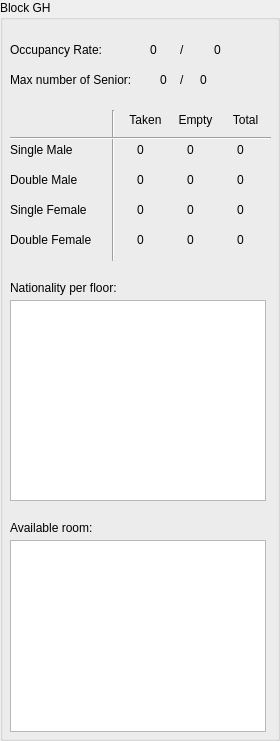
       <widget class="QGroupBox" name="GH">
        <property name="title">
         <string>Block GH</string>
        </property>
        <widget class="QLabel" name="txt_dm_taken_gh">
         <property name="geometry">
          <rect>
           <x>130</x>
           <y>170</y>
           <width>21</width>
           <height>20</height>
          </rect>
         </property>
         <property name="text">
          <string>0</string>
         </property>
         <property name="alignment">
          <set>Qt::AlignCenter</set>
         </property>
        </widget>
        <widget class="QLabel" name="label_45">
         <property name="geometry">
          <rect>
           <x>10</x>
           <y>40</y>
           <width>101</width>
           <height>20</height>
          </rect>
         </property>
         <property name="text">
          <string>Occupancy Rate:</string>
         </property>
        </widget>
        <widget class="QLabel" name="label_46">
         <property name="geometry">
          <rect>
           <x>10</x>
           <y>230</y>
           <width>111</width>
           <height>20</height>
          </rect>
         </property>
         <property name="text">
          <string>Double Female </string>
         </property>
        </widget>
        <widget class="QLabel" name="txt_sm_emp_gh">
         <property name="geometry">
          <rect>
           <x>180</x>
           <y>140</y>
           <width>21</width>
           <height>20</height>
          </rect>
         </property>
         <property name="text">
          <string>0</string>
         </property>
         <property name="alignment">
          <set>Qt::AlignCenter</set>
         </property>
        </widget>
        <widget class="QLabel" name="label_47">
         <property name="geometry">
          <rect>
           <x>180</x>
           <y>40</y>
           <width>21</width>
           <height>20</height>
          </rect>
         </property>
         <property name="text">
          <string>/</string>
         </property>
        </widget>
        <widget class="QLabel" name="txt_dm_total_gh">
         <property name="geometry">
          <rect>
           <x>230</x>
           <y>170</y>
           <width>21</width>
           <height>20</height>
          </rect>
         </property>
         <property name="text">
          <string>0</string>
         </property>
         <property name="alignment">
          <set>Qt::AlignCenter</set>
         </property>
        </widget>
        <widget class="QLabel" name="txt_sm_taken_gh">
         <property name="geometry">
          <rect>
           <x>130</x>
           <y>140</y>
           <width>21</width>
           <height>20</height>
          </rect>
         </property>
         <property name="text">
          <string>0</string>
         </property>
         <property name="alignment">
          <set>Qt::AlignCenter</set>
         </property>
        </widget>
        <widget class="QLabel" name="txt_df_total_gh">
         <property name="geometry">
          <rect>
           <x>230</x>
           <y>230</y>
           <width>21</width>
           <height>20</height>
          </rect>
         </property>
         <property name="text">
          <string>0</string>
         </property>
         <property name="alignment">
          <set>Qt::AlignCenter</set>
         </property>
        </widget>
        <widget class="QLabel" name="label_48">
         <property name="geometry">
          <rect>
           <x>120</x>
           <y>110</y>
           <width>51</width>
           <height>20</height>
          </rect>
         </property>
         <property name="text">
          <string>Taken</string>
         </property>
         <property name="alignment">
          <set>Qt::AlignCenter</set>
         </property>
        </widget>
        <widget class="Line" name="line_9">
         <property name="geometry">
          <rect>
           <x>103</x>
           <y>110</y>
           <width>20</width>
           <height>151</height>
          </rect>
         </property>
         <property name="orientation">
          <enum>Qt::Vertical</enum>
         </property>
        </widget>
        <widget class="QLabel" name="label_49">
         <property name="geometry">
          <rect>
           <x>170</x>
           <y>110</y>
           <width>51</width>
           <height>20</height>
          </rect>
         </property>
         <property name="text">
          <string>Empty</string>
         </property>
         <property name="alignment">
          <set>Qt::AlignCenter</set>
         </property>
        </widget>
        <widget class="QLabel" name="txt_sm_total_gh">
         <property name="geometry">
          <rect>
           <x>230</x>
           <y>140</y>
           <width>21</width>
           <height>20</height>
          </rect>
         </property>
         <property name="text">
          <string>0</string>
         </property>
         <property name="alignment">
          <set>Qt::AlignCenter</set>
         </property>
        </widget>
        <widget class="QLabel" name="txt_dm_emp_gh">
         <property name="geometry">
          <rect>
           <x>180</x>
           <y>170</y>
           <width>21</width>
           <height>20</height>
          </rect>
         </property>
         <property name="text">
          <string>0</string>
         </property>
         <property name="alignment">
          <set>Qt::AlignCenter</set>
         </property>
        </widget>
        <widget class="QLabel" name="label_50">
         <property name="geometry">
          <rect>
           <x>10</x>
           <y>170</y>
           <width>91</width>
           <height>20</height>
          </rect>
         </property>
         <property name="text">
          <string>Double Male </string>
         </property>
        </widget>
        <widget class="Line" name="line_10">
         <property name="geometry">
          <rect>
           <x>10</x>
           <y>130</y>
           <width>261</width>
           <height>16</height>
          </rect>
         </property>
         <property name="orientation">
          <enum>Qt::Horizontal</enum>
         </property>
        </widget>
        <widget class="QLabel" name="label_51">
         <property name="geometry">
          <rect>
           <x>220</x>
           <y>110</y>
           <width>51</width>
           <height>20</height>
          </rect>
         </property>
         <property name="text">
          <string>Total</string>
         </property>
         <property name="alignment">
          <set>Qt::AlignCenter</set>
         </property>
        </widget>
        <widget class="QLabel" name="label_52">
         <property name="geometry">
          <rect>
           <x>10</x>
           <y>520</y>
           <width>121</width>
           <height>16</height>
          </rect>
         </property>
         <property name="text">
          <string>Available room:</string>
         </property>
        </widget>
        <widget class="QLabel" name="txt_df_emp_gh">
         <property name="geometry">
          <rect>
           <x>180</x>
           <y>230</y>
           <width>21</width>
           <height>20</height>
          </rect>
         </property>
         <property name="text">
          <string>0</string>
         </property>
         <property name="alignment">
          <set>Qt::AlignCenter</set>
         </property>
        </widget>
        <widget class="QLabel" name="label_53">
         <property name="geometry">
          <rect>
           <x>10</x>
           <y>280</y>
           <width>141</width>
           <height>16</height>
          </rect>
         </property>
         <property name="text">
          <string>Nationality per floor:</string>
         </property>
        </widget>
        <widget class="QTextBrowser" name="txt_availableroom_gh">
         <property name="geometry">
          <rect>
           <x>10</x>
           <y>540</y>
           <width>256</width>
           <height>192</height>
          </rect>
         </property>
        </widget>
        <widget class="QLabel" name="txt_occ_gh">
         <property name="geometry">
          <rect>
           <x>150</x>
           <y>40</y>
           <width>21</width>
           <height>20</height>
          </rect>
         </property>
         <property name="text">
          <string>0</string>
         </property>
        </widget>
        <widget class="QLabel" name="txt_sf_taken_gh">
         <property name="geometry">
          <rect>
           <x>130</x>
           <y>200</y>
           <width>21</width>
           <height>20</height>
          </rect>
         </property>
         <property name="text">
          <string>0</string>
         </property>
         <property name="alignment">
          <set>Qt::AlignCenter</set>
         </property>
        </widget>
        <widget class="QLabel" name="label_54">
         <property name="geometry">
          <rect>
           <x>10</x>
           <y>200</y>
           <width>111</width>
           <height>20</height>
          </rect>
         </property>
         <property name="text">
          <string>Single Female </string>
         </property>
        </widget>
        <widget class="QLabel" name="txt_df_taken_gh">
         <property name="geometry">
          <rect>
           <x>130</x>
           <y>230</y>
           <width>21</width>
           <height>20</height>
          </rect>
         </property>
         <property name="text">
          <string>0</string>
         </property>
         <property name="alignment">
          <set>Qt::AlignCenter</set>
         </property>
        </widget>
        <widget class="QLabel" name="label_55">
         <property name="geometry">
          <rect>
           <x>10</x>
           <y>140</y>
           <width>111</width>
           <height>20</height>
          </rect>
         </property>
         <property name="text">
          <string>Single Male </string>
         </property>
        </widget>
        <widget class="QLabel" name="txt_sf_emp_gh">
         <property name="geometry">
          <rect>
           <x>180</x>
           <y>200</y>
           <width>21</width>
           <height>20</height>
          </rect>
         </property>
         <property name="text">
          <string>0</string>
         </property>
         <property name="alignment">
          <set>Qt::AlignCenter</set>
         </property>
        </widget>
        <widget class="QLabel" name="txt_total_gh">
         <property name="geometry">
          <rect>
           <x>214</x>
           <y>40</y>
           <width>41</width>
           <height>20</height>
          </rect>
         </property>
         <property name="text">
          <string>0</string>
         </property>
        </widget>
        <widget class="QTextBrowser" name="txt_natperfloor_gh">
         <property name="geometry">
          <rect>
           <x>10</x>
           <y>300</y>
           <width>256</width>
           <height>201</height>
          </rect>
         </property>
        </widget>
        <widget class="QLabel" name="txt_sf_total_gh">
         <property name="geometry">
          <rect>
           <x>230</x>
           <y>200</y>
           <width>21</width>
           <height>20</height>
          </rect>
         </property>
         <property name="text">
          <string>0</string>
         </property>
         <property name="alignment">
          <set>Qt::AlignCenter</set>
         </property>
        </widget>
        <widget class="QLabel" name="label_60">
         <property name="geometry">
          <rect>
           <x>10</x>
           <y>70</y>
           <width>141</width>
           <height>20</height>
          </rect>
         </property>
         <property name="text">
          <string>Max number of Senior:</string>
         </property>
        </widget>
        <widget class="QLabel" name="txt_senior_gh">
         <property name="geometry">
          <rect>
           <x>200</x>
           <y>70</y>
           <width>55</width>
           <height>20</height>
          </rect>
         </property>
         <property name="text">
          <string>0</string>
         </property>
        </widget>
        <widget class="QLabel" name="label_65">
         <property name="geometry">
          <rect>
           <x>180</x>
           <y>70</y>
           <width>21</width>
           <height>20</height>
          </rect>
         </property>
         <property name="text">
          <string>/</string>
         </property>
        </widget>
        <widget class="QLabel" name="txt_csenior_gh">
         <property name="geometry">
          <rect>
           <x>160</x>
           <y>70</y>
           <width>55</width>
           <height>20</height>
          </rect>
         </property>
         <property name="text">
          <string>0</string>
         </property>
        </widget>
       </widget>
